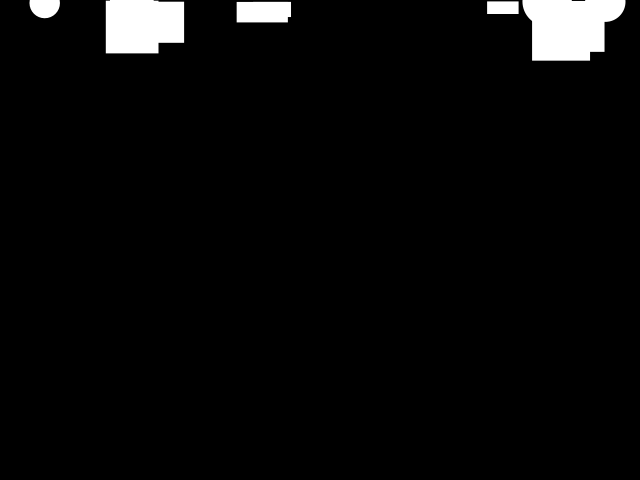
Frame 1 (no input)
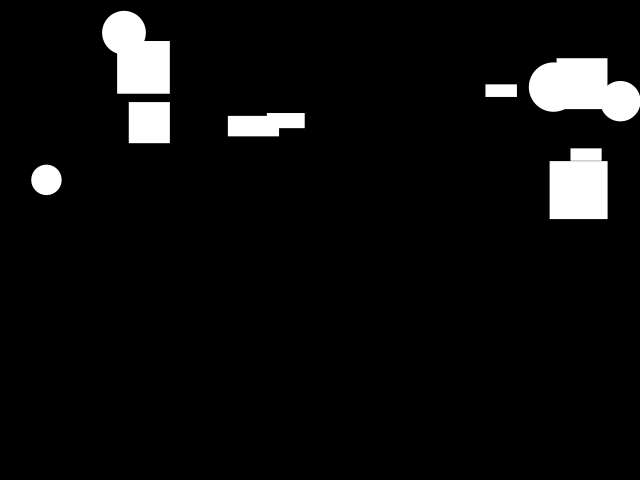
Frame 60 (the mouse pressed at the canvas centre just before this capture)
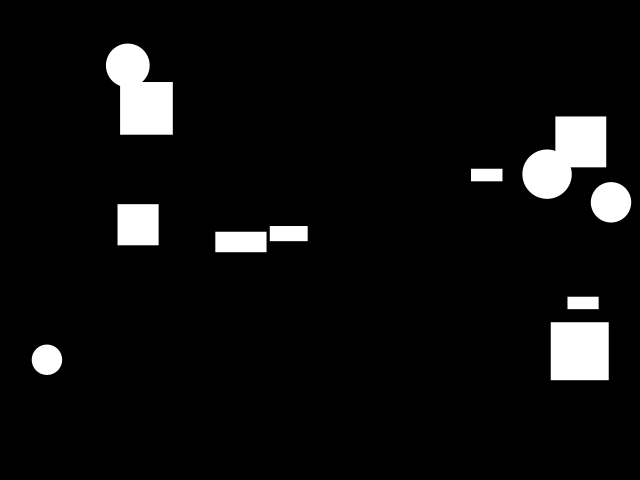
Frame 120 (the mouse held since frame 60 and released just before this capture)

The Processing sketch that drew these frames (run headless with seeded random() and noise(); from frame 60 on, the mouse is pressed at the canvas centre):

// Processing sketch: processing_173401
// ── processing_173401.pde

//array for each object -> can alter how many of each object 
Ball[] balls = new Ball[4];
Rect[] rects = new Rect[4];
Square[] squares = new Square[4];

void setup(){
  size(640, 480);
  colorMode (HSB);
  //initialising the objects array
  //using variable i, instead of hard coded numbers
  //using .length relates back to the data set at the top
  for (int i=0; i< balls.length; i++){
  //initialises each object at random size  
  balls[i]=new Ball(random(30,60), color(random(0,255), random(0,255), random(0,255)));
  }
  for (int i=0; i< rects.length; i++){
  rects[i]=new Rect(random(30,60), color(random(0,255), random(0,255), random(0,255)));
  }
  for (int i=0; i< squares.length; i++){
  squares[i]=new Square(random(30,60), color(random(0,255), random(0,255), random(0,255)));
  }
}

void draw(){
  background(0);
  //continuously loops through the objects array
  for(int i=0; i< balls.length; i++){
  // . syntax to call the fuctionality from the classes
  balls[i].descend();
  balls[i].display();
  balls[i].bottom();
  }
  for(int i=0; i< rects.length; i++){
  rects[i].descend();
  rects[i].display();
  rects[i].bottom();
  }
  for(int i=0; i< squares.length; i++){
  squares[i].descend();
  squares[i].display();
  squares[i].bottom();
  }
  }

class Ball{
  //class data
  float x;
  float y;
  float yspeed;
  float diameter;
  color c;
  
  //constructors
  //contructor arguments = variables that are intialised in main code
  Ball(float tempD, color tempC){
    x=random(width);
    y=0;
    yspeed = random(0.5, 3.5);
    diameter = tempD;
    c= tempC;
  }
    //class methods
  void descend(){
    y = y + yspeed;
    x = x + random(-2,2);
  }
  
  void display(){
    noStroke();
    ellipse(x, y, diameter, diameter);
  }
  void bottom(){
    if(y > height){
     y = 0;
   } 
}
}

class Rect{
  float x;
  float y;
  float yspeed;
  float diameter;
  color c;
  
  Rect(float tempD, color tempC){
    x=random(width);
    y=0;
    yspeed = random(0.5, 3.5);
    diameter = tempD;
    c= tempC;
    
  }
  
  void descend(){
    y = y + yspeed;
    x = x + random(-2,2);
  }
  
  void display(){
    noStroke();
    rect(x, y, diameter, diameter/2.5);

  }
  void bottom(){
    if(y > height){
     y = 0;
   } 
}
}
class Square{
  float x;
  float y;
  float yspeed;
  float diameter;
  color c;

  Square(float tempD, color tempC){
    x=random(width);
    y=0;
    yspeed = random(0.5, 3.5);
    diameter = tempD;
    c= tempC;
  }
  
  void descend(){
    y = y + yspeed;
    x = x + random(-2,2);
  }
  
  void display(){
    noStroke();
    rect(x, y, diameter, diameter);

  }
  void bottom(){
    if(y > height){
     y = 0;
   } 
}
}
